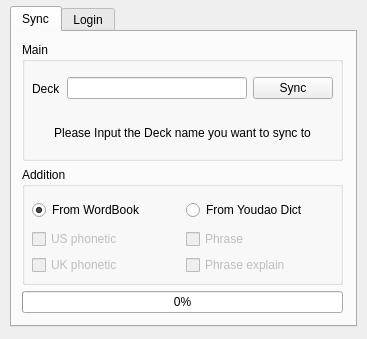
<?xml version="1.0" encoding="UTF-8"?>
<ui version="4.0">
 <class>Form</class>
 <widget class="QWidget" name="Form">
  <property name="geometry">
   <rect>
    <x>0</x>
    <y>0</y>
    <width>367</width>
    <height>339</height>
   </rect>
  </property>
  <property name="windowTitle">
   <string>Form</string>
  </property>
  <widget class="QTabWidget" name="tabWidget">
   <property name="geometry">
    <rect>
     <x>10</x>
     <y>6</y>
     <width>347</width>
     <height>321</height>
    </rect>
   </property>
   <property name="currentIndex">
    <number>0</number>
   </property>
   <widget class="QWidget" name="tab">
    <attribute name="title">
     <string>Sync</string>
    </attribute>
    <widget class="QWidget" name="layoutWidget">
     <property name="geometry">
      <rect>
       <x>10</x>
       <y>10</y>
       <width>321</width>
       <height>271</height>
      </rect>
     </property>
     <layout class="QVBoxLayout" name="verticalLayout_3">
      <item>
       <widget class="QGroupBox" name="groupBox_2">
        <property name="title">
         <string>Main</string>
        </property>
        <widget class="QWidget" name="layoutWidget">
         <property name="geometry">
          <rect>
           <x>10</x>
           <y>30</y>
           <width>301</width>
           <height>33</height>
          </rect>
         </property>
         <layout class="QHBoxLayout" name="horizontalLayout">
          <item>
           <widget class="QLabel" name="label">
            <property name="text">
             <string>Deck</string>
            </property>
           </widget>
          </item>
          <item>
           <widget class="QLineEdit" name="deck"/>
          </item>
          <item>
           <widget class="QPushButton" name="sync">
            <property name="enabled">
             <bool>true</bool>
            </property>
            <property name="text">
             <string>Sync</string>
            </property>
           </widget>
          </item>
         </layout>
        </widget>
        <widget class="QLabel" name="label_2">
         <property name="geometry">
          <rect>
           <x>10</x>
           <y>75</y>
           <width>301</width>
           <height>31</height>
          </rect>
         </property>
         <property name="text">
          <string>Please Input the Deck name you want to sync to</string>
         </property>
         <property name="alignment">
          <set>Qt::AlignCenter</set>
         </property>
        </widget>
       </widget>
      </item>
      <item>
       <widget class="QGroupBox" name="groupBox">
        <property name="title">
         <string>Addition</string>
        </property>
        <widget class="QWidget" name="layoutWidget_2">
         <property name="geometry">
          <rect>
           <x>10</x>
           <y>30</y>
           <width>301</width>
           <height>81</height>
          </rect>
         </property>
         <layout class="QGridLayout" name="gridLayout">
          <item row="1" column="0">
           <layout class="QVBoxLayout" name="verticalLayout">
            <item>
             <widget class="QCheckBox" name="us_phonetic">
              <property name="enabled">
               <bool>false</bool>
              </property>
              <property name="text">
               <string>US phonetic</string>
              </property>
              <property name="checkable">
               <bool>true</bool>
              </property>
             </widget>
            </item>
            <item>
             <widget class="QCheckBox" name="uk_phonetic">
              <property name="enabled">
               <bool>false</bool>
              </property>
              <property name="text">
               <string>UK phonetic</string>
              </property>
              <property name="checkable">
               <bool>true</bool>
              </property>
             </widget>
            </item>
           </layout>
          </item>
          <item row="1" column="1">
           <layout class="QVBoxLayout" name="verticalLayout_2">
            <item>
             <widget class="QCheckBox" name="phrase">
              <property name="enabled">
               <bool>false</bool>
              </property>
              <property name="text">
               <string>Phrase</string>
              </property>
              <property name="checkable">
               <bool>true</bool>
              </property>
             </widget>
            </item>
            <item>
             <widget class="QCheckBox" name="phraseExplain">
              <property name="enabled">
               <bool>false</bool>
              </property>
              <property name="text">
               <string>Phrase explain</string>
              </property>
              <property name="checkable">
               <bool>true</bool>
              </property>
             </widget>
            </item>
           </layout>
          </item>
          <item row="0" column="0" colspan="2">
           <layout class="QHBoxLayout" name="horizontalLayout_2">
            <item>
             <widget class="QRadioButton" name="fromWordbook">
              <property name="text">
               <string>From WordBook</string>
              </property>
              <property name="checked">
               <bool>true</bool>
              </property>
             </widget>
            </item>
            <item>
             <widget class="QRadioButton" name="fromYoudaoDict">
              <property name="text">
               <string>From Youdao Dict</string>
              </property>
              <property name="checked">
               <bool>false</bool>
              </property>
             </widget>
            </item>
           </layout>
          </item>
         </layout>
        </widget>
       </widget>
      </item>
      <item>
       <widget class="QProgressBar" name="sync_process">
        <property name="value">
         <number>0</number>
        </property>
       </widget>
      </item>
     </layout>
    </widget>
   </widget>
   <widget class="QWidget" name="tab_2">
    <attribute name="title">
     <string>Login</string>
    </attribute>
    <widget class="QGroupBox" name="groupBox_3">
     <property name="geometry">
      <rect>
       <x>10</x>
       <y>0</y>
       <width>321</width>
       <height>121</height>
      </rect>
     </property>
     <property name="title">
      <string>Login</string>
     </property>
     <widget class="QLineEdit" name="username">
      <property name="geometry">
       <rect>
        <x>80</x>
        <y>30</y>
        <width>171</width>
        <height>21</height>
       </rect>
      </property>
      <property name="sizePolicy">
       <sizepolicy hsizetype="Fixed" vsizetype="Fixed">
        <horstretch>0</horstretch>
        <verstretch>0</verstretch>
       </sizepolicy>
      </property>
     </widget>
     <widget class="QLineEdit" name="password">
      <property name="geometry">
       <rect>
        <x>80</x>
        <y>60</y>
        <width>171</width>
        <height>21</height>
       </rect>
      </property>
      <property name="inputMask">
       <string/>
      </property>
      <property name="maxLength">
       <number>32768</number>
      </property>
      <property name="echoMode">
       <enum>QLineEdit::Password</enum>
      </property>
     </widget>
     <widget class="QLabel" name="label_4">
      <property name="geometry">
       <rect>
        <x>10</x>
        <y>61</y>
        <width>71</width>
        <height>21</height>
       </rect>
      </property>
      <property name="text">
       <string>Password:</string>
      </property>
     </widget>
     <widget class="QLabel" name="label_3">
      <property name="geometry">
       <rect>
        <x>10</x>
        <y>30</y>
        <width>71</width>
        <height>21</height>
       </rect>
      </property>
      <property name="text">
       <string>Username:</string>
      </property>
     </widget>
     <widget class="QPushButton" name="loginTest">
      <property name="enabled">
       <bool>false</bool>
      </property>
      <property name="geometry">
       <rect>
        <x>254</x>
        <y>26</y>
        <width>63</width>
        <height>63</height>
       </rect>
      </property>
      <property name="text">
       <string>Test</string>
      </property>
     </widget>
     <widget class="QLabel" name="loginStatus">
      <property name="geometry">
       <rect>
        <x>10</x>
        <y>90</y>
        <width>301</width>
        <height>21</height>
       </rect>
      </property>
      <property name="text">
       <string>Press buttom to test Login validation!</string>
      </property>
      <property name="alignment">
       <set>Qt::AlignCenter</set>
      </property>
     </widget>
    </widget>
    <widget class="QGroupBox" name="groupBox_4">
     <property name="enabled">
      <bool>false</bool>
     </property>
     <property name="geometry">
      <rect>
       <x>10</x>
       <y>120</y>
       <width>321</width>
       <height>121</height>
      </rect>
     </property>
     <property name="title">
      <string>Cloud API</string>
     </property>
     <widget class="QLineEdit" name="appID">
      <property name="geometry">
       <rect>
        <x>120</x>
        <y>30</y>
        <width>131</width>
        <height>21</height>
       </rect>
      </property>
      <property name="sizePolicy">
       <sizepolicy hsizetype="Fixed" vsizetype="Fixed">
        <horstretch>0</horstretch>
        <verstretch>0</verstretch>
       </sizepolicy>
      </property>
      <property name="echoMode">
       <enum>QLineEdit::PasswordEchoOnEdit</enum>
      </property>
     </widget>
     <widget class="QLineEdit" name="appKey">
      <property name="geometry">
       <rect>
        <x>120</x>
        <y>60</y>
        <width>131</width>
        <height>21</height>
       </rect>
      </property>
      <property name="echoMode">
       <enum>QLineEdit::PasswordEchoOnEdit</enum>
      </property>
     </widget>
     <widget class="QLabel" name="label_6">
      <property name="geometry">
       <rect>
        <x>10</x>
        <y>61</y>
        <width>101</width>
        <height>21</height>
       </rect>
      </property>
      <property name="text">
       <string>Application Key:</string>
      </property>
     </widget>
     <widget class="QLabel" name="label_7">
      <property name="geometry">
       <rect>
        <x>10</x>
        <y>30</y>
        <width>91</width>
        <height>21</height>
       </rect>
      </property>
      <property name="text">
       <string>Application ID:</string>
      </property>
     </widget>
     <widget class="QPushButton" name="apiTest">
      <property name="enabled">
       <bool>false</bool>
      </property>
      <property name="geometry">
       <rect>
        <x>254</x>
        <y>26</y>
        <width>63</width>
        <height>63</height>
       </rect>
      </property>
      <property name="text">
       <string>Test</string>
      </property>
     </widget>
     <widget class="QLabel" name="apiStatus">
      <property name="geometry">
       <rect>
        <x>10</x>
        <y>90</y>
        <width>301</width>
        <height>21</height>
       </rect>
      </property>
      <property name="text">
       <string>Select 'From Youdao' radioButtom first</string>
      </property>
      <property name="alignment">
       <set>Qt::AlignCenter</set>
      </property>
     </widget>
    </widget>
    <widget class="QTextBrowser" name="textBrowser">
     <property name="geometry">
      <rect>
       <x>10</x>
       <y>250</y>
       <width>321</width>
       <height>31</height>
      </rect>
     </property>
     <property name="html">
      <string>&lt;!DOCTYPE HTML PUBLIC &quot;-//W3C//DTD HTML 4.0//EN&quot; &quot;http://www.w3.org/TR/REC-html40/strict.dtd&quot;&gt;
&lt;html&gt;&lt;head&gt;&lt;meta name=&quot;qrichtext&quot; content=&quot;1&quot; /&gt;&lt;style type=&quot;text/css&quot;&gt;
p, li { white-space: pre-wrap; }
&lt;/style&gt;&lt;/head&gt;&lt;body style=&quot; font-family:'.SF NS Text'; font-size:13pt; font-weight:400; font-style:normal;&quot;&gt;
&lt;p align=&quot;center&quot; style=&quot; margin-top:0px; margin-bottom:0px; margin-left:0px; margin-right:0px; -qt-block-indent:0; text-indent:0px;&quot;&gt;&lt;a href=&quot;http://ai.youdao.com/&quot;&gt;&lt;span style=&quot; font-size:18pt; text-decoration: underline; color:#0000ff;&quot;&gt;Visit Youdao API&lt;/span&gt;&lt;/a&gt;&lt;/p&gt;&lt;/body&gt;&lt;/html&gt;</string>
     </property>
    </widget>
   </widget>
  </widget>
 </widget>
 <resources/>
 <connections>
  <connection>
   <sender>fromYoudaoDict</sender>
   <signal>toggled(bool)</signal>
   <receiver>phrase</receiver>
   <slot>setEnabled(bool)</slot>
   <hints>
    <hint type="sourcelabel">
     <x>234</x>
     <y>208</y>
    </hint>
    <hint type="destinationlabel">
     <x>200</x>
     <y>247</y>
    </hint>
   </hints>
  </connection>
  <connection>
   <sender>fromWordbook</sender>
   <signal>toggled(bool)</signal>
   <receiver>phrase</receiver>
   <slot>setDisabled(bool)</slot>
   <hints>
    <hint type="sourcelabel">
     <x>147</x>
     <y>201</y>
    </hint>
    <hint type="destinationlabel">
     <x>228</x>
     <y>238</y>
    </hint>
   </hints>
  </connection>
  <connection>
   <sender>fromYoudaoDict</sender>
   <signal>toggled(bool)</signal>
   <receiver>us_phonetic</receiver>
   <slot>setEnabled(bool)</slot>
   <hints>
    <hint type="sourcelabel">
     <x>275</x>
     <y>207</y>
    </hint>
    <hint type="destinationlabel">
     <x>98</x>
     <y>239</y>
    </hint>
   </hints>
  </connection>
  <connection>
   <sender>fromYoudaoDict</sender>
   <signal>toggled(bool)</signal>
   <receiver>uk_phonetic</receiver>
   <slot>setEnabled(bool)</slot>
   <hints>
    <hint type="sourcelabel">
     <x>299</x>
     <y>209</y>
    </hint>
    <hint type="destinationlabel">
     <x>113</x>
     <y>265</y>
    </hint>
   </hints>
  </connection>
  <connection>
   <sender>fromYoudaoDict</sender>
   <signal>toggled(bool)</signal>
   <receiver>phraseExplain</receiver>
   <slot>setEnabled(bool)</slot>
   <hints>
    <hint type="sourcelabel">
     <x>321</x>
     <y>207</y>
    </hint>
    <hint type="destinationlabel">
     <x>278</x>
     <y>266</y>
    </hint>
   </hints>
  </connection>
  <connection>
   <sender>fromYoudaoDict</sender>
   <signal>toggled(bool)</signal>
   <receiver>groupBox_4</receiver>
   <slot>setEnabled(bool)</slot>
   <hints>
    <hint type="sourcelabel">
     <x>319</x>
     <y>207</y>
    </hint>
    <hint type="destinationlabel">
     <x>183</x>
     <y>212</y>
    </hint>
   </hints>
  </connection>
  <connection>
   <sender>fromWordbook</sender>
   <signal>toggled(bool)</signal>
   <receiver>groupBox_4</receiver>
   <slot>setDisabled(bool)</slot>
   <hints>
    <hint type="sourcelabel">
     <x>78</x>
     <y>204</y>
    </hint>
    <hint type="destinationlabel">
     <x>183</x>
     <y>212</y>
    </hint>
   </hints>
  </connection>
 </connections>
</ui>
